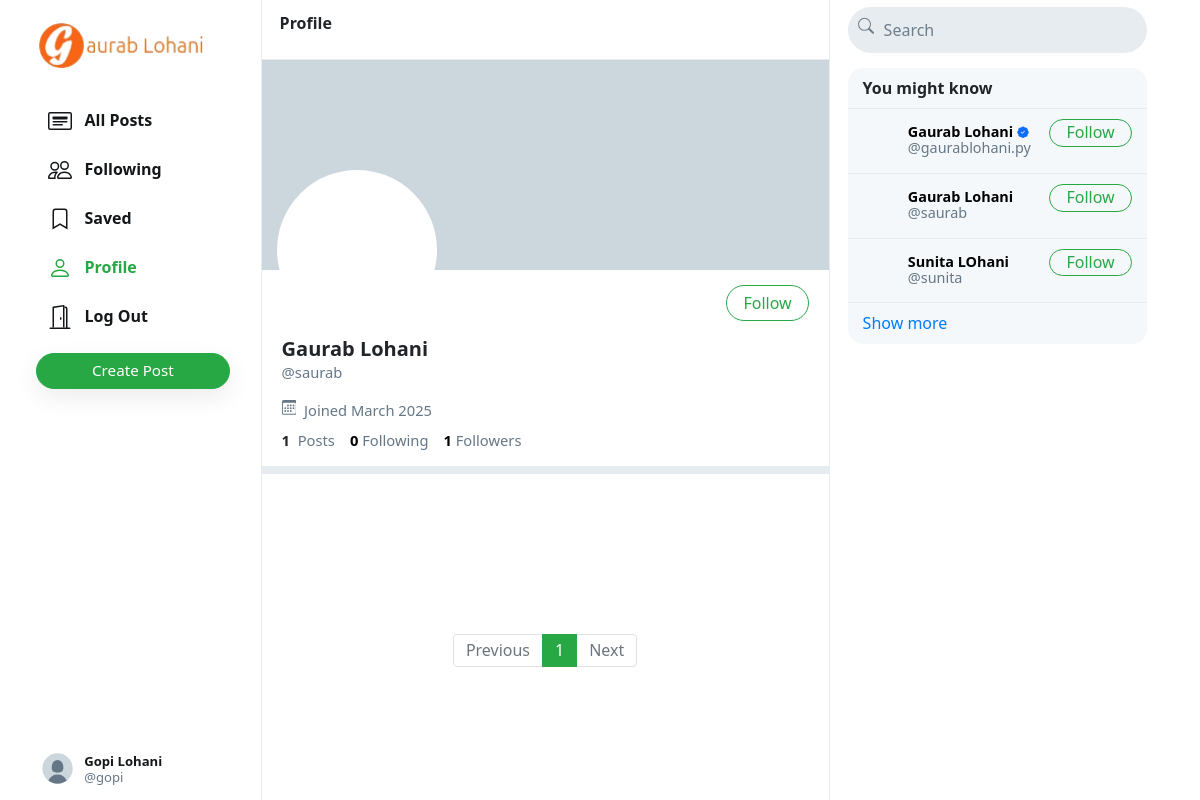
Screenshot of /saurab/ (signed in) with the database file from the repository.
### control/models.py (models this page shows, shortened)
class User(AbstractUser):
    profile_pic = models.ImageField(upload_to='profile_pic/', default='media/defualt.jpg')
    bio = models.TextField(max_length=160, blank=True, null=True)
    cover = models.ImageField(upload_to='covers/', blank=True)

### control/views.py (the view)
# urls.py: path("<str:username>/", views.profile, name='profile'),
def profile(request, username):
    user = User.objects.get(username=username)
    all_posts = Post.objects.filter(creater=user).order_by('-date_created')
    paginator = Paginator(all_posts, 10)
    page_number = request.GET.get('page')
    if page_number == None:
        page_number = 1
    posts = paginator.get_page(page_number)
    followings = []
    suggestions = []
    follower = False
    if request.user.is_authenticated:
        followings = Follower.objects.filter(followers=request.user).values_list('user', flat=True)
        suggestions = User.objects.exclude(pk__in=followings).exclude(username=request.user.username).order_by("?")[:6]
        if request.user in Follower.objects.get(user=user).followers.all():
            follower = True
    follower_count = Follower.objects.get(user=user).followers.all().count()
    following_count = Follower.objects.filter(followers=user).count()
    return render(request, 'profile.html', {
        "username": user,
        "posts": posts,
        "posts_count": all_posts.count(),
        "suggestions": suggestions,
        "page": "profile",
        "is_follower": follower,
        "follower_count": follower_count,
        "following_count": following_count
    })

### control/templates/profile.html (shortened to what this page needs)
{% extends 'index.html' %}
{% load static %}
{% block profile %}
    <div class="profile-view" data-user="{{username.username}}">
        <div class="cover-image" style="background-image: url(/media/{{username.cover}})"></div>
        <div class="profile-image" style="background-image: url(/media/{{username.profile_pic}})"></div>
        <div class="profile-details">
            <div>
                {% if user.username == username.username %}
                {% if user == request.user %}
                <a href="{% url 'edit_profile' %}" class="btn btn-outline-success float-right" id="edit-profile-btn">Edit Profile</a>
                {% endif %}
                {% elif is_follower %}
                    <button class="btn btn-success float-right" onclick="unfollow_user(this,'{{username.username}}','edit_page')" id="following-btn">Following</button>
                {% else %}
                    <button class="btn btn-outline-success float-right" onclick="follow_user(this,'{{username.username}}','edit_page')" id="follow-btn">Follow</button>
                {% endif %}
            </div>
            <div class="details-data">
                <h5 style="display: flex; align-items: center;">
                    {{ username.first_name }} {{ username.last_name }}
                </h5>
                <div class="grey">@{{username.username}}</div>
                <div class="grey" style="padding: 8px 0px;">
                    &nbsp;Joined {{username.date_joined | date:"F Y"}}
                </div>
                <div>
                    <strong>
                        {{posts_count}}
                    </strong>
                    &nbsp;<span class="grey">Posts</span>
                    <a href="#">
                        <strong id="following__count">{{following_count | default:0}}</strong>&nbsp;<span class="grey">Following</span>
                    </a>
                    <a href="#">
                        <strong id="follower__count">{{follower_count | default:0}}</strong>&nbsp;<span class="grey">Followers</span>
                    </a>
                </div>
            </div>
        </div>
    </div>
    <div class="space"></div>
{% endblock %}

### control/templates/layout.html (shortened to what this page needs)
{% load static %}
<!DOCTYPE html>
<html lang="en">
    <head>
        <link rel="stylesheet" href="https://stackpath.bootstrapcdn.com/bootstrap/4.4.1/css/bootstrap.min.css">
        <link href="{% static 'network/styles.css' %}" rel="stylesheet">
        <link rel="stylesheet" href="https://cdn.jsdelivr.net/npm/bootstrap-icons@1.11.3/font/bootstrap-icons.min.css">
    </head>
    <body>
        <div class="body" data-page="{{page}}">
            <div class="sidenav">
                <a href="{% url 'index' %}" class="navbar-brand">
                    <img src="{% static 'network/Images/download.png' %}" height="50px">
                </a>
                <div style="height: 100%;">
                    <div>
                        <div>
                            <ul>
                                <li class="nav-item" id="all_posts">
                                <a href="{% url 'index' %}" class="nav-link">
                                    <div>
                                        &nbsp;&nbsp;All Posts
                                    </div>
                                </a>
                                </li>
                                {% if user.is_authenticated %}
                                    <li class="nav-item" id="following">
                                        <a href="{% url 'following' %}" class="nav-link">
                                            <div>
                                                &nbsp;&nbsp;Following
                                            </div>
                                        </a>
                                    </li>
                                    <li class="nav-item" id="saved">
                                        <a href="{% url 'saved' %}" class="nav-link">
                                            <div>
                                                <svg width="1.5em" height="1.5em" viewBox="0 0 16 16" class="bi bi-bookmark" fill="currentColor" xmlns="http://www.w3.org/2000/svg">
                                                    <path fill-rule="evenodd" d="M8 12l5 3V3a2 2 0 0 0-2-2H5a2 2 0 0 0-2 2v12l5-3zm-4 1.234l4-2.4 4 2.4V3a1 1 0 0 0-1-1H5a1 1 0 0 0-1 1v10.234z"/>
                                                  </svg>
                                                &nbsp;&nbsp;Saved
                                            </div>
                                        </a>
                                    </li>
                                    <li class="nav-item" id="profile">
                                        <a href="{% url 'profile' user.username %}" class="nav-link">
                                            <div>
                                                &nbsp;&nbsp;Profile
                                            </div>
                                        </a>
                                    </li>
                                    <li class="nav-item" id="logout">
                                        <a href="{% url 'logout' %}" class="nav-link">
                                            <div>
                                                &nbsp;&nbsp;Log Out
                                            </div>
                                        </a>
                                    </li>
                                {% endif %}
                            </ul>
                        </div>
                        {% if user.is_authenticated %}
                            <button id="popup-btn" class="btn btn-success new-post-btn" onclick="createpost()">Create Post</button>
                        {% endif %}
                    </div>
                    <div style="position: absolute; bottom: 10px;">
                        {% if user.is_authenticated %}
                            <li class="nav-item sidenav-user">
                                <a href="{% url 'profile' user.username %}" class="nav-link">
                                    <div class="user_account">
                                        <div class="small-profilepic" style="float: left; background-image: url(/media/{{user.profile_pic}})"></div>
                                        <div style="height: 2.7vw; margin: auto;">
                                            <div style="margin-top: 4px;"><strong style="display: flex;align-items: center;">{{user.first_name}} {{user.last_name}}</strong></div>
                                            <div class="grey" style="margin-top: 4px;">@{{ user.username }}</div>
                                        </div>
                                    </div>
                                </a>
                            </li>
                        {% endif %}
                    </div>
                </div>
            </div>
            {% block body %}
            {% endblock %}
            <div class="right-div">
                <nav class="head">
                    <form action="#">
                        <div class="search-div">
                            <div>
                            </div>
                            <input type="text" name="query" id="search-box" placeholder="Search ">
                        </div>
                    </form>
                </nav>
                <div class='right-div-content'>
                    <div class="space" style="background-color: white;"></div>
                    {% if user.is_authenticated %}
                        <div class="suggestion-box">
                            <div class="suggestion-header">
                                You might know
                            </div>
                            {% for suggestion in suggestions %}
                                <div class="suggestion-user">
                                    <div>
                                        <a href="{% url 'profile' suggestion.username %}">
                                            <div class="small-profilepic" style="background-image: url(/media/{{suggestion.profile_pic}})"></div>
                                        </a>
                                    </div>
                                    <div class="user-details">
                                        <a href="{% url 'profile' suggestion.username %}">
                                            <div id="user-name">
                                                <strong style="display:flex;">
                                                    {{suggestion.first_name}} {{suggestion.last_name}} {% if suggestion.is_staff %}
                                                    <i class="bi bi-patch-check-fill verified-badge" title="Verified Staff"></i>
                                                {% endif %}
                                                </strong>
                                            </div>
                                            <div class="grey">@{{suggestion.username}}</div>
                                        </a>
                                    </div>
                                    <div>
                                        <button class="btn btn-outline-success" type="button" onclick="follow_user(this,'{{suggestion.username}}','suggestion')">Follow</button>
                                    </div>
                                </div>
                            {% empty %}
                                    <div style="text-align: center; border-bottom: .5px solid #e6ecf0; padding: 10px 15px;">
                                        <span class="grey" style="font-size: .9em;">No suggestions available.</span>
                                    </div>
                            {% endfor %}
                            <div class="suggestion-footer">
                                <a href="#">Show more</a>
                            </div>
                        </div>
                    {% endif %}
                </div>
            </div>
        </div>
    </body>
</html>

### control/static/network/styles.css (style rules this page uses)
.verified-badge { color: #0d6efd; font-size: 0.8em; margin-left: 0.25rem; vertical-align: super; }
.body { display: flex; min-height: 100%; font-family: system-ui, sans-serif; }
.btn { border-radius: 20px; padding: 0.32rem 1rem 0.375rem 1rem; }
.btn, .btn:focus, .btn:active { box-shadow: none !important; -webkit-box-shadow: none !important; }
.grey { color: #657786; }
svg { vertical-align: text-top; }
.sidenav { height: 100%; width: 21.8%; position: fixed; top: 0; left: 0; padding: 15px; list-style: none; border-right: .5px solid #e6ecf0; z-index: 100; padding-left: 3%; background-color: white; }
.sidenav ul { list-style: none; padding-left: 0px; margin-top: 3vh; }
.sidenav li { margin-top: 7px; }
.sidenav .nav-link { color: #14171a; line-height: .7em; font-weight: 700; padding: 0px; }
.sidenav .nav-link > div { padding: 10px 20px 8px 12px; border-radius: 25px; line-height: 0.9em; width: max-content; }
.new-post-btn { padding-left: 55px !important; padding-right: 55px !important; font-size: .95em; font-weight: 530; box-shadow: rgba(0, 0, 0, 0.08) 0px 8px 24px !important; }
.user_account { display: flex; font-size: .82rem; font-weight: normal; padding-top: 3px !important; padding-bottom: 3px !important; padding-left: 3px !important; }
.user_account .small-profilepic { transform: scale(.82); margin-left: auto; margin-top: auto; }
.active a { color: #28a745 !important; }
.head { height: 7.5vh; }
.small-profilepic { width: 3.1vw; height: 3.1vw; border-radius: 9999px; overflow: hidden; margin-right: 8px; background-size: cover; background-repeat: no-repeat; background-position: center; box-sizing: content-box; }
.space { height: 8px; background-color: #e6ecf0; }
.cover-image { height: 210px; background-size: cover; background-position: center; background-repeat: no-repeat; background-color: #ccd6dd; }
.profile-image { width: 160px; height: 160px; position: absolute; left: 15px; top: 110px; border-radius: 99999px; border: 4px solid white; background-size: cover; background-repeat: no-repeat; background-position: center; background-color: white; }
.profile-details { padding: 15px 20px; }
.profile-details button { padding-bottom: 0.3rem; }
.profile-details > .details-data { margin-top: 52px; font-size: .92em; }
.profile-details h5 { font-weight: 800; margin-bottom: 0px; }
.profile-details a { color: black; text-decoration: none; }
.right-div { width: 28%; height: 100vh; position: fixed; right: 2.95%; border-left: .5px solid #e6ecf0; background-color: white; }
.right-div .head { padding: .9vh 1.5vw; }
.right-div .search-div { margin-left: auto; margin-right: auto; display: flex; border-radius: 25px; background-color: #e6ecf0; padding-left: 10px; padding-right: 10px; vertical-align: middle; }
#search-box { height: 5.7vh; border: none; background: none; outline: none; width: 100%; margin-left: 8px; }
#search-box::placeholder { color: #6d7e8c; }
.right-div-content { height: 92.5vh; overflow: auto; padding-left: 1.5vw; padding-right: 1.5vw; }
.suggestion-box, .guest-box { border-radius: 15px; overflow: hidden; background-color: #f5f8fa; }
.suggestion-header { padding: 13px 15px; line-height: .9em; font-weight: 800; border-bottom: .5px solid #e6ecf0; }
.suggestion-user { display: flex; padding: 10px 15px; font-size: .9em; border-bottom: .5px solid #e6ecf0; }
.suggestion-user a { color: black; text-decoration: none; }
.user-details { flex: 1; line-height: 1.1em; padding: 5px 0px 7px 0px; }
.suggestion-user .btn { padding: 0em 1em .09em 1em; }
.suggestion-footer { padding: 13px 15px; line-height: .9em; }
.suggestion-footer a { text-decoration: none; }

### rows the page displays
User: profile_pic (placeholder picture), first_name "Gopi", last_name "Lohani", username "gopi"
User: first_name "Gaurab", last_name "Lohani", username "saurab", date_joined "March 2025"
User: first_name "Gaurab", last_name "Lohani", is_staff True (drawn), username "gaurablohani.py"
User: first_name "Sunita", last_name "LOhani", username "sunita"

### other values shown
{{ posts_count }} "1"
{{ following_count | default:0 }} "0"
{{ follower_count | default:0 }} "1"
{{ each }} "1"
